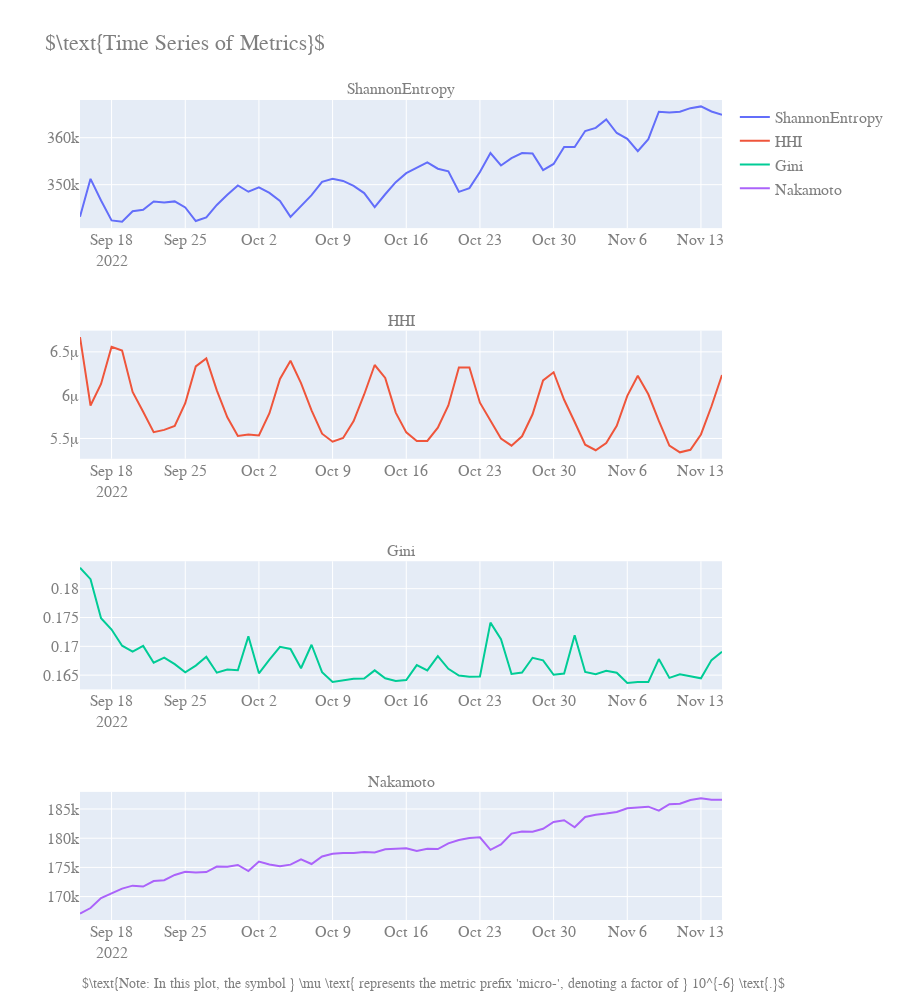

The notebook cell this image was saved under:
### Code cell
import plotly.graph_objects as go
from plotly.subplots import make_subplots
import pandas as pd

# Sample dataframe (replace with your actual dataframe)
# df = ...

# Create a 4x1 subplot layout
fig = make_subplots(rows=4, cols=1, shared_xaxes=False, subplot_titles=('ShannonEntropy', 'HHI', 'Gini', 'Nakamoto'))

# Add traces for each metric
fig.add_trace(go.Scatter(x=df['date'], y=df['ShannonEntropy'], mode='lines', name='ShannonEntropy'), row=1, col=1)
fig.add_trace(go.Scatter(x=df['date'], y=df['HHI'], mode='lines', name='HHI'), row=2, col=1)
fig.add_trace(go.Scatter(x=df['date'], y=df['Gini'], mode='lines', name='Gini'), row=3, col=1)
fig.add_trace(go.Scatter(x=df['date'], y=df['Nakamoto'], mode='lines', name='Nakamoto'), row=4, col=1)

# LaTeX styled title and subplot titles
fig.update_layout(
    title_text=r"$\text{Time Series of Metrics}$",
    font=dict(family="Courier New, monospace", size=16, color="#7f7f7f"),
    height=1000,  # Adjusted height
    template="plotly"  # Set the theme to ggplot2
)

# Add LaTeX explanation
explanation = r"$\text{Note: In this plot, the symbol } \mu \text{ represents the metric prefix 'micro-', denoting a factor of } 10^{-6} \text{.}$"

fig.add_annotation(
    text=explanation,
    showarrow=False,
    xref='paper', 
    yref='paper',
    x=0, 
    y=-0.09,  # adjust this position as needed
    xanchor='left', 
    yanchor='bottom',
    font=dict(size=14)
)

# Show the plot
fig.show()
